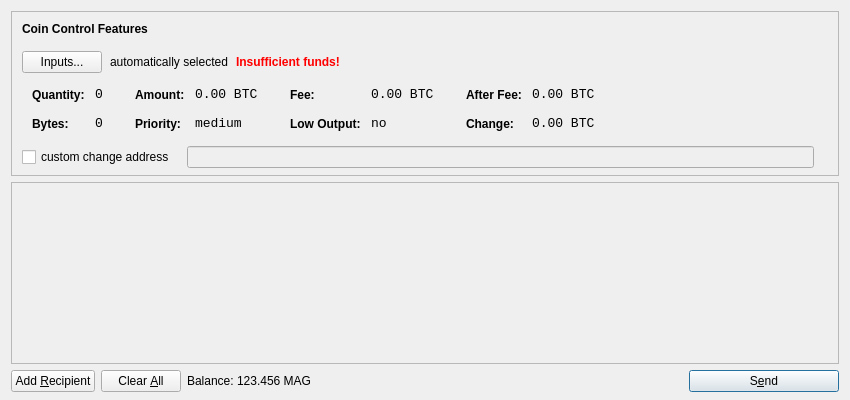
<?xml version="1.0" encoding="UTF-8"?>
<ui version="4.0">
 <class>SendCoinsDialog</class>
 <widget class="QDialog" name="SendCoinsDialog">
  <property name="geometry">
   <rect>
    <x>0</x>
    <y>0</y>
    <width>850</width>
    <height>400</height>
   </rect>
  </property>
  <property name="windowTitle">
   <string>Send Coins</string>
  </property>
  <layout class="QVBoxLayout" name="verticalLayout" stretch="0,1,0">
   <property name="bottomMargin">
    <number>8</number>
   </property>
   <item>
    <widget class="QFrame" name="frameCoinControl">
     <property name="sizePolicy">
      <sizepolicy hsizetype="Expanding" vsizetype="Expanding">
       <horstretch>0</horstretch>
       <verstretch>0</verstretch>
      </sizepolicy>
     </property>
     <property name="maximumSize">
      <size>
       <width>16777215</width>
       <height>16777215</height>
      </size>
     </property>
     <property name="frameShape">
      <enum>QFrame::StyledPanel</enum>
     </property>
     <property name="frameShadow">
      <enum>QFrame::Sunken</enum>
     </property>
     <layout class="QVBoxLayout" name="verticalLayoutCoinControl2">
      <property name="spacing">
       <number>-1</number>
      </property>
      <property name="leftMargin">
       <number>0</number>
      </property>
      <property name="topMargin">
       <number>0</number>
      </property>
      <property name="rightMargin">
       <number>0</number>
      </property>
      <property name="bottomMargin">
       <number>6</number>
      </property>
      <item>
       <layout class="QVBoxLayout" name="verticalLayoutCoinControl" stretch="0,0,0,0,1">
        <property name="spacing">
         <number>0</number>
        </property>
        <property name="leftMargin">
         <number>10</number>
        </property>
        <property name="topMargin">
         <number>10</number>
        </property>
        <item>
         <layout class="QHBoxLayout" name="horizontalLayoutCoinControl1">
          <property name="bottomMargin">
           <number>15</number>
          </property>
          <item>
           <widget class="QLabel" name="labelCoinControlFeatures">
            <property name="sizePolicy">
             <sizepolicy hsizetype="Preferred" vsizetype="Maximum">
              <horstretch>0</horstretch>
              <verstretch>0</verstretch>
             </sizepolicy>
            </property>
            <property name="font">
             <font>
              <weight>75</weight>
              <bold>true</bold>
             </font>
            </property>
            <property name="styleSheet">
             <string notr="true">font-weight:bold;</string>
            </property>
            <property name="text">
             <string>Coin Control Features</string>
            </property>
           </widget>
          </item>
         </layout>
        </item>
        <item>
         <layout class="QHBoxLayout" name="horizontalLayoutCoinControl2" stretch="0,0,0,0">
          <property name="spacing">
           <number>8</number>
          </property>
          <property name="bottomMargin">
           <number>10</number>
          </property>
          <item>
           <widget class="QPushButton" name="pushButtonCoinControl">
            <property name="styleSheet">
             <string notr="true"/>
            </property>
            <property name="text">
             <string>Inputs...</string>
            </property>
           </widget>
          </item>
          <item>
           <widget class="QLabel" name="labelCoinControlAutomaticallySelected">
            <property name="text">
             <string>automatically selected</string>
            </property>
            <property name="margin">
             <number>5</number>
            </property>
           </widget>
          </item>
          <item>
           <widget class="QLabel" name="labelCoinControlInsuffFunds">
            <property name="font">
             <font>
              <weight>75</weight>
              <bold>true</bold>
             </font>
            </property>
            <property name="styleSheet">
             <string notr="true">color:red;font-weight:bold;</string>
            </property>
            <property name="text">
             <string>Insufficient funds!</string>
            </property>
            <property name="margin">
             <number>5</number>
            </property>
           </widget>
          </item>
          <item>
           <spacer name="horizontalSpacerCoinControl">
            <property name="orientation">
             <enum>Qt::Horizontal</enum>
            </property>
            <property name="sizeHint" stdset="0">
             <size>
              <width>40</width>
              <height>1</height>
             </size>
            </property>
           </spacer>
          </item>
         </layout>
        </item>
        <item>
         <widget class="QWidget" name="widgetCoinControl" native="true">
          <property name="sizePolicy">
           <sizepolicy hsizetype="Preferred" vsizetype="Preferred">
            <horstretch>0</horstretch>
            <verstretch>0</verstretch>
           </sizepolicy>
          </property>
          <property name="minimumSize">
           <size>
            <width>0</width>
            <height>0</height>
           </size>
          </property>
          <property name="styleSheet">
           <string notr="true"/>
          </property>
          <layout class="QHBoxLayout" name="horizontalLayoutCoinControl5">
           <property name="margin">
            <number>0</number>
           </property>
           <item>
            <layout class="QHBoxLayout" name="horizontalLayoutCoinControl3" stretch="0,0,0,1">
             <property name="spacing">
              <number>20</number>
             </property>
             <property name="topMargin">
              <number>0</number>
             </property>
             <property name="bottomMargin">
              <number>10</number>
             </property>
             <item>
              <layout class="QFormLayout" name="formLayoutCoinControl1">
               <property name="horizontalSpacing">
                <number>10</number>
               </property>
               <property name="verticalSpacing">
                <number>14</number>
               </property>
               <property name="leftMargin">
                <number>10</number>
               </property>
               <property name="topMargin">
                <number>4</number>
               </property>
               <property name="rightMargin">
                <number>6</number>
               </property>
               <item row="0" column="0">
                <widget class="QLabel" name="labelCoinControlQuantityText">
                 <property name="styleSheet">
                  <string notr="true">font-weight:bold;</string>
                 </property>
                 <property name="text">
                  <string>Quantity:</string>
                 </property>
                 <property name="margin">
                  <number>0</number>
                 </property>
                </widget>
               </item>
               <item row="0" column="1">
                <widget class="QLabel" name="labelCoinControlQuantity">
                 <property name="font">
                  <font>
                   <family>Monospace</family>
                   <pointsize>10</pointsize>
                  </font>
                 </property>
                 <property name="cursor">
                  <cursorShape>IBeamCursor</cursorShape>
                 </property>
                 <property name="contextMenuPolicy">
                  <enum>Qt::ActionsContextMenu</enum>
                 </property>
                 <property name="text">
                  <string notr="true">0</string>
                 </property>
                 <property name="margin">
                  <number>0</number>
                 </property>
                 <property name="textInteractionFlags">
                  <set>Qt::LinksAccessibleByMouse|Qt::TextSelectableByKeyboard|Qt::TextSelectableByMouse</set>
                 </property>
                </widget>
               </item>
               <item row="1" column="0">
                <widget class="QLabel" name="labelCoinControlBytesText">
                 <property name="styleSheet">
                  <string notr="true">font-weight:bold;</string>
                 </property>
                 <property name="text">
                  <string>Bytes:</string>
                 </property>
                </widget>
               </item>
               <item row="1" column="1">
                <widget class="QLabel" name="labelCoinControlBytes">
                 <property name="font">
                  <font>
                   <family>Monospace</family>
                   <pointsize>10</pointsize>
                  </font>
                 </property>
                 <property name="cursor">
                  <cursorShape>IBeamCursor</cursorShape>
                 </property>
                 <property name="contextMenuPolicy">
                  <enum>Qt::ActionsContextMenu</enum>
                 </property>
                 <property name="text">
                  <string notr="true">0</string>
                 </property>
                 <property name="textInteractionFlags">
                  <set>Qt::LinksAccessibleByMouse|Qt::TextSelectableByKeyboard|Qt::TextSelectableByMouse</set>
                 </property>
                </widget>
               </item>
              </layout>
             </item>
             <item>
              <layout class="QFormLayout" name="formLayoutCoinControl2">
               <property name="horizontalSpacing">
                <number>10</number>
               </property>
               <property name="verticalSpacing">
                <number>14</number>
               </property>
               <property name="leftMargin">
                <number>6</number>
               </property>
               <property name="topMargin">
                <number>4</number>
               </property>
               <property name="rightMargin">
                <number>6</number>
               </property>
               <item row="0" column="0">
                <widget class="QLabel" name="labelCoinControlAmountText">
                 <property name="styleSheet">
                  <string notr="true">font-weight:bold;</string>
                 </property>
                 <property name="text">
                  <string>Amount:</string>
                 </property>
                 <property name="margin">
                  <number>0</number>
                 </property>
                </widget>
               </item>
               <item row="0" column="1">
                <widget class="QLabel" name="labelCoinControlAmount">
                 <property name="font">
                  <font>
                   <family>Monospace</family>
                   <pointsize>10</pointsize>
                  </font>
                 </property>
                 <property name="cursor">
                  <cursorShape>IBeamCursor</cursorShape>
                 </property>
                 <property name="contextMenuPolicy">
                  <enum>Qt::ActionsContextMenu</enum>
                 </property>
                 <property name="text">
                  <string notr="true">0.00 BTC</string>
                 </property>
                 <property name="textInteractionFlags">
                  <set>Qt::LinksAccessibleByMouse|Qt::TextSelectableByKeyboard|Qt::TextSelectableByMouse</set>
                 </property>
                </widget>
               </item>
               <item row="1" column="0">
                <widget class="QLabel" name="labelCoinControlPriorityText">
                 <property name="styleSheet">
                  <string notr="true">font-weight:bold;</string>
                 </property>
                 <property name="text">
                  <string>Priority:</string>
                 </property>
                </widget>
               </item>
               <item row="1" column="1">
                <widget class="QLabel" name="labelCoinControlPriority">
                 <property name="font">
                  <font>
                   <family>Monospace</family>
                   <pointsize>10</pointsize>
                  </font>
                 </property>
                 <property name="cursor">
                  <cursorShape>IBeamCursor</cursorShape>
                 </property>
                 <property name="contextMenuPolicy">
                  <enum>Qt::ActionsContextMenu</enum>
                 </property>
                 <property name="text">
                  <string>medium</string>
                 </property>
                 <property name="textInteractionFlags">
                  <set>Qt::LinksAccessibleByMouse|Qt::TextSelectableByKeyboard|Qt::TextSelectableByMouse</set>
                 </property>
                </widget>
               </item>
              </layout>
             </item>
             <item>
              <layout class="QFormLayout" name="formLayoutCoinControl3">
               <property name="horizontalSpacing">
                <number>10</number>
               </property>
               <property name="verticalSpacing">
                <number>14</number>
               </property>
               <property name="leftMargin">
                <number>6</number>
               </property>
               <property name="topMargin">
                <number>4</number>
               </property>
               <property name="rightMargin">
                <number>6</number>
               </property>
               <item row="0" column="0">
                <widget class="QLabel" name="labelCoinControlFeeText">
                 <property name="styleSheet">
                  <string notr="true">font-weight:bold;</string>
                 </property>
                 <property name="text">
                  <string>Fee:</string>
                 </property>
                 <property name="margin">
                  <number>0</number>
                 </property>
                </widget>
               </item>
               <item row="0" column="1">
                <widget class="QLabel" name="labelCoinControlFee">
                 <property name="font">
                  <font>
                   <family>Monospace</family>
                   <pointsize>10</pointsize>
                  </font>
                 </property>
                 <property name="cursor">
                  <cursorShape>IBeamCursor</cursorShape>
                 </property>
                 <property name="contextMenuPolicy">
                  <enum>Qt::ActionsContextMenu</enum>
                 </property>
                 <property name="text">
                  <string notr="true">0.00 BTC</string>
                 </property>
                 <property name="textInteractionFlags">
                  <set>Qt::LinksAccessibleByMouse|Qt::TextSelectableByKeyboard|Qt::TextSelectableByMouse</set>
                 </property>
                </widget>
               </item>
               <item row="1" column="0">
                <widget class="QLabel" name="labelCoinControlLowOutputText">
                 <property name="styleSheet">
                  <string notr="true">font-weight:bold;</string>
                 </property>
                 <property name="text">
                  <string>Low Output:</string>
                 </property>
                </widget>
               </item>
               <item row="1" column="1">
                <widget class="QLabel" name="labelCoinControlLowOutput">
                 <property name="font">
                  <font>
                   <family>Monospace</family>
                   <pointsize>10</pointsize>
                  </font>
                 </property>
                 <property name="cursor">
                  <cursorShape>IBeamCursor</cursorShape>
                 </property>
                 <property name="contextMenuPolicy">
                  <enum>Qt::ActionsContextMenu</enum>
                 </property>
                 <property name="text">
                  <string>no</string>
                 </property>
                 <property name="textInteractionFlags">
                  <set>Qt::LinksAccessibleByMouse|Qt::TextSelectableByKeyboard|Qt::TextSelectableByMouse</set>
                 </property>
                </widget>
               </item>
              </layout>
             </item>
             <item>
              <layout class="QFormLayout" name="formLayoutCoinControl4">
               <property name="horizontalSpacing">
                <number>10</number>
               </property>
               <property name="verticalSpacing">
                <number>14</number>
               </property>
               <property name="leftMargin">
                <number>6</number>
               </property>
               <property name="topMargin">
                <number>4</number>
               </property>
               <property name="rightMargin">
                <number>6</number>
               </property>
               <item row="0" column="0">
                <widget class="QLabel" name="labelCoinControlAfterFeeText">
                 <property name="styleSheet">
                  <string notr="true">font-weight:bold;</string>
                 </property>
                 <property name="text">
                  <string>After Fee:</string>
                 </property>
                 <property name="margin">
                  <number>0</number>
                 </property>
                </widget>
               </item>
               <item row="0" column="1">
                <widget class="QLabel" name="labelCoinControlAfterFee">
                 <property name="font">
                  <font>
                   <family>Monospace</family>
                   <pointsize>10</pointsize>
                  </font>
                 </property>
                 <property name="cursor">
                  <cursorShape>IBeamCursor</cursorShape>
                 </property>
                 <property name="contextMenuPolicy">
                  <enum>Qt::ActionsContextMenu</enum>
                 </property>
                 <property name="text">
                  <string notr="true">0.00 BTC</string>
                 </property>
                 <property name="textInteractionFlags">
                  <set>Qt::LinksAccessibleByMouse|Qt::TextSelectableByKeyboard|Qt::TextSelectableByMouse</set>
                 </property>
                </widget>
               </item>
               <item row="1" column="0">
                <widget class="QLabel" name="labelCoinControlChangeText">
                 <property name="styleSheet">
                  <string notr="true">font-weight:bold;</string>
                 </property>
                 <property name="text">
                  <string>Change:</string>
                 </property>
                </widget>
               </item>
               <item row="1" column="1">
                <widget class="QLabel" name="labelCoinControlChange">
                 <property name="font">
                  <font>
                   <family>Monospace</family>
                   <pointsize>10</pointsize>
                  </font>
                 </property>
                 <property name="cursor">
                  <cursorShape>IBeamCursor</cursorShape>
                 </property>
                 <property name="contextMenuPolicy">
                  <enum>Qt::ActionsContextMenu</enum>
                 </property>
                 <property name="text">
                  <string notr="true">0.00 BTC</string>
                 </property>
                 <property name="textInteractionFlags">
                  <set>Qt::LinksAccessibleByMouse|Qt::TextSelectableByKeyboard|Qt::TextSelectableByMouse</set>
                 </property>
                </widget>
               </item>
              </layout>
             </item>
            </layout>
           </item>
          </layout>
         </widget>
        </item>
        <item>
         <layout class="QHBoxLayout" name="horizontalLayoutCoinControl4" stretch="0,0,0">
          <property name="spacing">
           <number>12</number>
          </property>
          <property name="sizeConstraint">
           <enum>QLayout::SetDefaultConstraint</enum>
          </property>
          <property name="topMargin">
           <number>5</number>
          </property>
          <property name="rightMargin">
           <number>5</number>
          </property>
          <item>
           <widget class="QCheckBox" name="checkBoxCoinControlChange">
            <property name="text">
             <string>custom change address</string>
            </property>
           </widget>
          </item>
          <item>
           <widget class="QLineEdit" name="lineEditCoinControlChange">
            <property name="enabled">
             <bool>false</bool>
            </property>
            <property name="sizePolicy">
             <sizepolicy hsizetype="Expanding" vsizetype="Fixed">
              <horstretch>0</horstretch>
              <verstretch>0</verstretch>
             </sizepolicy>
            </property>
           </widget>
          </item>
          <item>
           <widget class="QLabel" name="labelCoinControlChangeLabel">
            <property name="sizePolicy">
             <sizepolicy hsizetype="Preferred" vsizetype="Expanding">
              <horstretch>0</horstretch>
              <verstretch>0</verstretch>
             </sizepolicy>
            </property>
            <property name="minimumSize">
             <size>
              <width>0</width>
              <height>0</height>
             </size>
            </property>
            <property name="text">
             <string/>
            </property>
            <property name="margin">
             <number>3</number>
            </property>
           </widget>
          </item>
         </layout>
        </item>
        <item>
         <spacer name="verticalSpacerCoinControl">
          <property name="orientation">
           <enum>Qt::Vertical</enum>
          </property>
          <property name="sizeHint" stdset="0">
           <size>
            <width>800</width>
            <height>1</height>
           </size>
          </property>
         </spacer>
        </item>
       </layout>
      </item>
     </layout>
    </widget>
   </item>
   <item>
    <widget class="QScrollArea" name="scrollArea">
     <property name="widgetResizable">
      <bool>true</bool>
     </property>
     <widget class="QWidget" name="scrollAreaWidgetContents">
      <property name="geometry">
       <rect>
        <x>0</x>
        <y>0</y>
        <width>830</width>
        <height>165</height>
       </rect>
      </property>
      <layout class="QVBoxLayout" name="verticalLayout_2">
       <property name="margin">
        <number>0</number>
       </property>
       <item>
        <layout class="QVBoxLayout" name="entries">
         <property name="spacing">
          <number>6</number>
         </property>
        </layout>
       </item>
       <item>
        <spacer name="verticalSpacer">
         <property name="orientation">
          <enum>Qt::Vertical</enum>
         </property>
         <property name="sizeHint" stdset="0">
          <size>
           <width>20</width>
           <height>40</height>
          </size>
         </property>
        </spacer>
       </item>
      </layout>
     </widget>
    </widget>
   </item>
   <item>
    <layout class="QHBoxLayout" name="horizontalLayout">
     <item>
      <widget class="QPushButton" name="addButton">
       <property name="toolTip">
        <string>Send to multiple recipients at once</string>
       </property>
       <property name="text">
        <string>Add &amp;Recipient</string>
       </property>
       <property name="icon">
        <iconset resource="../bitcoin.qrc">
         <normaloff>:/icons/add</normaloff>:/icons/add</iconset>
       </property>
       <property name="autoDefault">
        <bool>false</bool>
       </property>
      </widget>
     </item>
     <item>
      <widget class="QPushButton" name="clearButton">
       <property name="sizePolicy">
        <sizepolicy hsizetype="Minimum" vsizetype="Fixed">
         <horstretch>0</horstretch>
         <verstretch>0</verstretch>
        </sizepolicy>
       </property>
       <property name="toolTip">
        <string>Remove all transaction fields</string>
       </property>
       <property name="text">
        <string>Clear &amp;All</string>
       </property>
       <property name="icon">
        <iconset resource="../bitcoin.qrc">
         <normaloff>:/icons/remove</normaloff>:/icons/remove</iconset>
       </property>
       <property name="autoRepeatDelay">
        <number>300</number>
       </property>
       <property name="autoDefault">
        <bool>false</bool>
       </property>
      </widget>
     </item>
     <item>
      <layout class="QHBoxLayout" name="horizontalLayout_2">
       <property name="spacing">
        <number>3</number>
       </property>
       <item>
        <widget class="QLabel" name="label">
         <property name="text">
          <string>Balance:</string>
         </property>
        </widget>
       </item>
       <item>
        <widget class="QLabel" name="labelBalance">
         <property name="cursor">
          <cursorShape>IBeamCursor</cursorShape>
         </property>
         <property name="text">
          <string>123.456 MAG</string>
         </property>
         <property name="textInteractionFlags">
          <set>Qt::LinksAccessibleByMouse|Qt::TextSelectableByKeyboard|Qt::TextSelectableByMouse</set>
         </property>
        </widget>
       </item>
      </layout>
     </item>
     <item>
      <spacer name="horizontalSpacer">
       <property name="orientation">
        <enum>Qt::Horizontal</enum>
       </property>
       <property name="sizeHint" stdset="0">
        <size>
         <width>40</width>
         <height>20</height>
        </size>
       </property>
      </spacer>
     </item>
     <item>
      <widget class="QPushButton" name="sendButton">
       <property name="minimumSize">
        <size>
         <width>150</width>
         <height>0</height>
        </size>
       </property>
       <property name="toolTip">
        <string>Confirm the send action</string>
       </property>
       <property name="text">
        <string>S&amp;end</string>
       </property>
       <property name="icon">
        <iconset resource="../bitcoin.qrc">
         <normaloff>:/icons/send</normaloff>:/icons/send</iconset>
       </property>
       <property name="default">
        <bool>true</bool>
       </property>
      </widget>
     </item>
    </layout>
   </item>
  </layout>
 </widget>
 <resources>
  <include location="../bitcoin.qrc"/>
 </resources>
 <connections/>
</ui>
